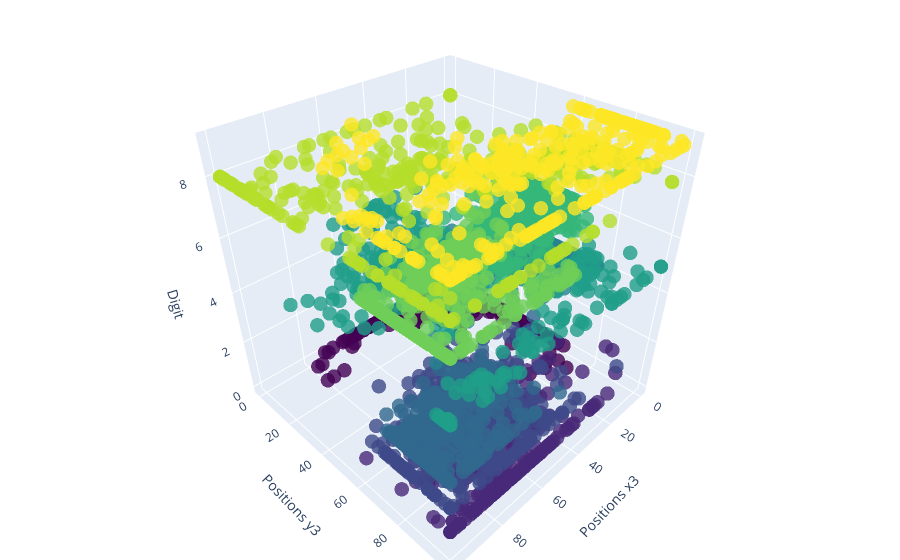

The notebook cell saved with this chart:
### Code cell
import plotly.graph_objs as go

trace = go.Scatter3d(
    x=features.iloc[:, 0],
    y=features.iloc[:, 1],
    z=labels,
    mode='markers',
    marker=dict(
        size=5,
        color=labels,
        colorscale='Viridis',
        opacity=0.8
    )
)

layout = go.Layout(
    scene=dict(
        xaxis=dict(title='Positions x3'),
        yaxis=dict(title='Positions y3'),
        zaxis=dict(title='Digit')
    ),
    margin=dict(l=0, r=0, b=0, t=0)
)

fig = go.Figure(data=[trace], layout=layout)
fig.show()

### Figure 1 — Plotly figure (JSON) as saved in the notebook; plotly's stock layout.template omitted (floating-point values rounded to 4 significant figures; data arrays with more than 128 entries replaced by an {"elided": "..."} marker saying what was removed)
{"data": [{"marker": {"color": {"elided": "3747 int values"}, "colorscale": [[0, "#440154"], [0.1111, "#482878"], [0.2222, "#3e4989"], [0.3333, "#31688e"], [0.4444, "#26828e"], [0.5556, "#1f9e89"], [0.6667, "#35b779"], [0.7778, "#6ece58"], [0.8889, "#b5de2b"], [1, "#fde725"]], "opacity": 0.8, "size": 5}, "mode": "markers", "type": "scatter3d", "x": {"elided": "3747 int values"}, "y": {"elided": "3747 int values"}, "z": {"elided": "3747 int values"}}], "layout": {"margin": {"b": 0, "l": 0, "r": 0, "t": 0}, "scene": {"xaxis": {"title": {"text": "Positions x3"}}, "yaxis": {"title": {"text": "Positions y3"}}, "zaxis": {"title": {"text": "Digit"}}}}}
